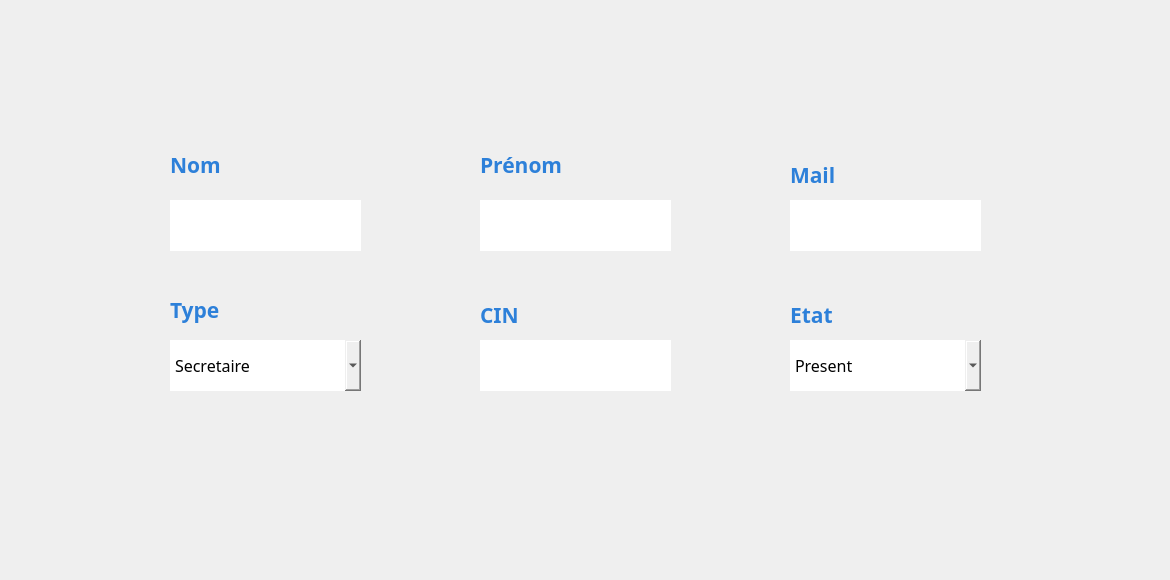
      <widget class="QWidget" name="AJ_employe">
       <property name="styleSheet">
        <string notr="true">#AJ_employe {
background-color: transparent;
border-image: url(:back2.jpg);
background: none;
border: none;
background-repeat: none;
}
</string>
       </property>
       <widget class="QPushButton" name="pushButton_Annuler_AJ">
        <property name="geometry">
         <rect>
          <x>910</x>
          <y>530</y>
          <width>151</width>
          <height>41</height>
         </rect>
        </property>
        <property name="styleSheet">
         <string notr="true">#pushButton_Annuler_AJ {
background-color: transparent;
border-image: url(:Annuler.png);
background: none;
border: none;
background-repeat: none;
}</string>
        </property>
        <property name="text">
         <string/>
        </property>
       </widget>
       <widget class="QPushButton" name="pushButton_Close_Em_AJ">
        <property name="geometry">
         <rect>
          <x>1130</x>
          <y>10</y>
          <width>31</width>
          <height>31</height>
         </rect>
        </property>
        <property name="styleSheet">
         <string notr="true">#pushButton_Close_Em_AJ{
background-color: transparent;
border-image: url(:close.png);
background: none;
border: none;
background-repeat: none;
}
</string>
        </property>
        <property name="text">
         <string/>
        </property>
       </widget>
       <widget class="QLabel" name="label_41">
        <property name="geometry">
         <rect>
          <x>480</x>
          <y>150</y>
          <width>181</width>
          <height>31</height>
         </rect>
        </property>
        <property name="font">
         <font>
          <family>Corbel</family>
          <pointsize>16</pointsize>
         </font>
        </property>
        <property name="text">
         <string>&lt;html&gt;&lt;head/&gt;&lt;body&gt;&lt;p&gt;&lt;span style=&quot; font-weight:600; color:#2d80d9;&quot;&gt;Prénom&lt;/span&gt;&lt;/p&gt;&lt;/body&gt;&lt;/html&gt;</string>
        </property>
       </widget>
       <widget class="QLineEdit" name="lineEdit_prenom_employe_AJ">
        <property name="geometry">
         <rect>
          <x>480</x>
          <y>200</y>
          <width>191</width>
          <height>51</height>
         </rect>
        </property>
        <property name="font">
         <font>
          <family>Javanese Text</family>
          <pointsize>12</pointsize>
         </font>
        </property>
        <property name="styleSheet">
         <string notr="true">#lineEdit_prenom_employe_AJ {
background-color: transparent;
border-image: url(:champs.png);
background: none;
border: none;
background-repeat: none;
}

</string>
        </property>
       </widget>
       <widget class="QLabel" name="label_42">
        <property name="geometry">
         <rect>
          <x>790</x>
          <y>150</y>
          <width>181</width>
          <height>51</height>
         </rect>
        </property>
        <property name="font">
         <font>
          <family>Corbel</family>
          <pointsize>16</pointsize>
         </font>
        </property>
        <property name="text">
         <string>&lt;html&gt;&lt;head/&gt;&lt;body&gt;&lt;p&gt;&lt;span style=&quot; font-weight:600; color:#2d80d9;&quot;&gt;Mail&lt;/span&gt;&lt;/p&gt;&lt;/body&gt;&lt;/html&gt;</string>
        </property>
       </widget>
       <widget class="QLineEdit" name="lineEdit_mail_employe_AJ">
        <property name="geometry">
         <rect>
          <x>790</x>
          <y>200</y>
          <width>191</width>
          <height>51</height>
         </rect>
        </property>
        <property name="font">
         <font>
          <family>Javanese Text</family>
          <pointsize>12</pointsize>
         </font>
        </property>
        <property name="styleSheet">
         <string notr="true">#lineEdit_mail_employe_AJ {
background-color: transparent;
border-image: url(:champs.png);
background: none;
border: none;
background-repeat: none;
}

</string>
        </property>
       </widget>
       <widget class="QLabel" name="label_43">
        <property name="geometry">
         <rect>
          <x>170</x>
          <y>290</y>
          <width>91</width>
          <height>41</height>
         </rect>
        </property>
        <property name="font">
         <font>
          <family>Corbel</family>
          <pointsize>16</pointsize>
         </font>
        </property>
        <property name="text">
         <string>&lt;html&gt;&lt;head/&gt;&lt;body&gt;&lt;p&gt;&lt;span style=&quot; font-weight:600; color:#2d80d9;&quot;&gt;Type&lt;/span&gt;&lt;/p&gt;&lt;/body&gt;&lt;/html&gt;</string>
        </property>
       </widget>
       <widget class="QComboBox" name="comboBox_Type_employe_AJ">
        <property name="geometry">
         <rect>
          <x>170</x>
          <y>340</y>
          <width>191</width>
          <height>51</height>
         </rect>
        </property>
        <property name="font">
         <font>
          <family>Javanese Text</family>
          <pointsize>12</pointsize>
         </font>
        </property>
        <property name="styleSheet">
         <string notr="true">#comboBox_Type_employe_AJ {
background-color: transparent;
border-image: url(:champs.png);
background: none;
border: none;
background-repeat: none;
}

</string>
        </property>
        <item>
         <property name="text">
          <string>Secretaire</string>
         </property>
        </item>
        <item>
         <property name="text">
          <string>Agent</string>
         </property>
        </item>
       </widget>
       <widget class="QLabel" name="label_44">
        <property name="geometry">
         <rect>
          <x>480</x>
          <y>300</y>
          <width>141</width>
          <height>31</height>
         </rect>
        </property>
        <property name="font">
         <font>
          <family>Corbel</family>
          <pointsize>16</pointsize>
         </font>
        </property>
        <property name="text">
         <string>&lt;html&gt;&lt;head/&gt;&lt;body&gt;&lt;p&gt;&lt;span style=&quot; font-weight:600; color:#2d80d9;&quot;&gt;CIN&lt;/span&gt;&lt;/p&gt;&lt;/body&gt;&lt;/html&gt;</string>
        </property>
       </widget>
       <widget class="QLineEdit" name="lineEdit_cin_employe_AJ">
        <property name="geometry">
         <rect>
          <x>480</x>
          <y>340</y>
          <width>191</width>
          <height>51</height>
         </rect>
        </property>
        <property name="font">
         <font>
          <family>Javanese Text</family>
          <pointsize>12</pointsize>
         </font>
        </property>
        <property name="styleSheet">
         <string notr="true">#lineEdit_cin_employe_AJ {
background-color: transparent;
border-image: url(:champs.png);
background: none;
border: none;
background-repeat: none;
}
</string>
        </property>
        <property name="text">
         <string/>
        </property>
       </widget>
       <widget class="QPushButton" name="pushButton_Save_employe">
        <property name="geometry">
         <rect>
          <x>910</x>
          <y>480</y>
          <width>151</width>
          <height>41</height>
         </rect>
        </property>
        <property name="styleSheet">
         <string notr="true">#pushButton_Save_employe{
background-color: transparent;
border-image: url(:Enregistrer.png);
background: none;
border: none;
background-repeat: none;
}</string>
        </property>
        <property name="text">
         <string/>
        </property>
       </widget>
       <widget class="QLabel" name="label_45">
        <property name="geometry">
         <rect>
          <x>790</x>
          <y>300</y>
          <width>141</width>
          <height>31</height>
         </rect>
        </property>
        <property name="font">
         <font>
          <family>Corbel</family>
          <pointsize>16</pointsize>
         </font>
        </property>
        <property name="text">
         <string>&lt;html&gt;&lt;head/&gt;&lt;body&gt;&lt;p&gt;&lt;span style=&quot; font-weight:600; color:#2d80d9;&quot;&gt;Etat&lt;/span&gt;&lt;/p&gt;&lt;/body&gt;&lt;/html&gt;</string>
        </property>
       </widget>
       <widget class="QComboBox" name="comboBox_etat_employe_AJ">
        <property name="geometry">
         <rect>
          <x>790</x>
          <y>340</y>
          <width>191</width>
          <height>51</height>
         </rect>
        </property>
        <property name="font">
         <font>
          <family>Javanese Text</family>
          <pointsize>12</pointsize>
         </font>
        </property>
        <property name="styleSheet">
         <string notr="true">#comboBox_etat_employe_AJ {
background-color: transparent;
border-image: url(:champs.png);
background: none;
border: none;
background-repeat: none;
}
</string>
        </property>
        <item>
         <property name="text">
          <string>Present</string>
         </property>
        </item>
        <item>
         <property name="text">
          <string>Absent</string>
         </property>
        </item>
       </widget>
       <widget class="QLineEdit" name="lineEdit_nom_employe_AJ">
        <property name="geometry">
         <rect>
          <x>170</x>
          <y>200</y>
          <width>191</width>
          <height>51</height>
         </rect>
        </property>
        <property name="font">
         <font>
          <family>Javanese Text</family>
          <pointsize>12</pointsize>
         </font>
        </property>
        <property name="styleSheet">
         <string notr="true">#lineEdit_nom_employe_AJ {
background-color: transparent;
border-image: url(:champs.png);
background: none;
border: none;
background-repeat: none;
}

</string>
        </property>
       </widget>
       <widget class="QLabel" name="label_54">
        <property name="geometry">
         <rect>
          <x>170</x>
          <y>150</y>
          <width>181</width>
          <height>31</height>
         </rect>
        </property>
        <property name="font">
         <font>
          <family>Corbel</family>
          <pointsize>16</pointsize>
         </font>
        </property>
        <property name="text">
         <string>&lt;html&gt;&lt;head/&gt;&lt;body&gt;&lt;p&gt;&lt;span style=&quot; font-weight:600; color:#2d80d9;&quot;&gt;Nom&lt;/span&gt;&lt;/p&gt;&lt;/body&gt;&lt;/html&gt;</string>
        </property>
       </widget>
      </widget>
